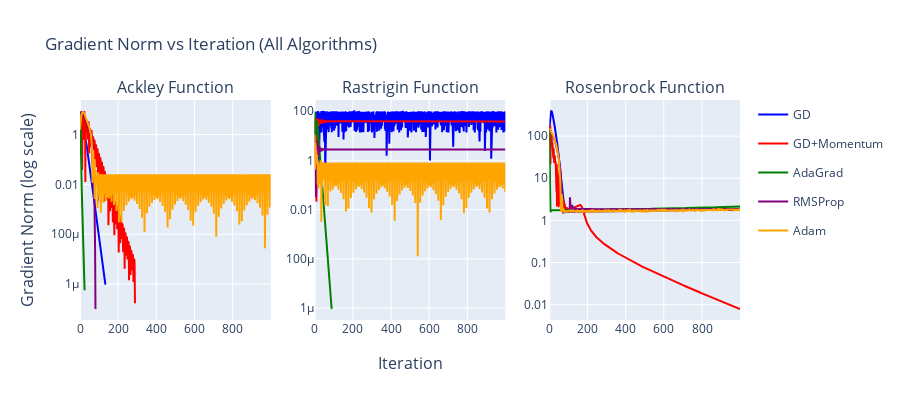

Notebook cell for this chart:
### Code cell
# Create gradient norm curves
fig = make_subplots(
    rows=1, cols=3,
    subplot_titles=['Ackley Function', 'Rastrigin Function', 'Rosenbrock Function'],
    x_title='Iteration',
    y_title='Gradient Norm (log scale)'
)

for col_idx, func_name in enumerate(['Ackley', 'Rastrigin', 'Rosenbrock'], start=1):
    for color_idx, (alg_name, result) in enumerate(all_results[func_name].items()):
        fig.add_trace(
            go.Scatter(
                x=list(range(len(result['gradient_norms']))),
                y=result['gradient_norms'],
                mode='lines',
                name=alg_name,
                line=dict(color=colors[color_idx]),
                legendgroup=alg_name,
                showlegend=(col_idx == 1)
            ),
            row=1, col=col_idx
        )

fig.update_yaxes(type="log")
fig.update_layout(
    height=400,
    title_text="Gradient Norm vs Iteration (All Algorithms)",
    hovermode='x unified'
)
fig.show()

### Figure 1 — Plotly figure (JSON) as saved in the notebook; plotly's stock layout.template omitted (floating-point values rounded to 4 significant figures; data arrays with more than 128 entries replaced by an {"elided": "..."} marker saying what was removed)
{"data": [{"legendgroup": "GD", "line": {"color": "blue"}, "mode": "lines", "name": "GD", "showlegend": true, "type": "scatter", "x": {"elided": "134 int values"}, "xaxis": "x", "y": {"elided": "134 float values"}, "yaxis": "y"}, {"legendgroup": "GD+Momentum", "line": {"color": "red"}, "mode": "lines", "name": "GD+Momentum", "showlegend": true, "type": "scatter", "x": {"elided": "289 int values"}, "xaxis": "x", "y": {"elided": "289 float values"}, "yaxis": "y"}, {"legendgroup": "AdaGrad", "line": {"color": "green"}, "mode": "lines", "name": "AdaGrad", "showlegend": true, "type": "scatter", "x": [0, 1, 2, 3, 4, 5, 6, 7, 8, 9, 10, 11, 12, 13, 14, 15, 16, 17, 18, 19, 20, 21, 22, 23, 24], "xaxis": "x", "y": [1.552, 1.716, 4.568, 2.521, 0.1464, 0.08088, 0.04251, 0.023, 0.01226, 0.006589, 0.003526, 0.001891, 0.001013, 0.0005431, 0.000291, 0.000156, 8.359e-05, 4.48e-05, 2.401e-05, 1.287e-05, 6.896e-06, 3.696e-06, 1.981e-06, 1.061e-06, 5.689e-07], "yaxis": "y"}, {"legendgroup": "RMSProp", "line": {"color": "purple"}, "mode": "lines", "name": "RMSProp", "showlegend": true, "type": "scatter", "x": [0, 1, 2, 3, 4, 5, 6, 7, 8, 9, 10, 11, 12, 13, 14, 15, 16, 17, 18, 19, 20, 21, 22, 23, 24, 25, 26, 27, 28, 29, 30, 31, 32, 33, 34, 35, 36, 37, 38, 39, 40, 41, 42, 43, 44, 45, 46, 47, 48, 49, 50, 51, 52, 53, 54, 55, 56, 57, 58, 59, 60, 61, 62, 63, 64, 65, 66, 67, 68, 69, 70, 71, 72, 73, 74, 75, 76, 77, 78, 79, 80, 81], "xaxis": "x", "y": [1.552, 3.234, 4.668, 5.797, 6.645, 7.255, 7.669, 7.923, 8.05, 8.076, 8.023, 7.91, 7.751, 7.558, 7.34, 7.106, 6.861, 6.611, 6.359, 6.108, 5.862, 5.62, 5.385, 5.158, 4.939, 4.729, 4.527, 4.335, 4.151, 3.976, 3.81, 3.652, 3.501, 3.358, 3.222, 3.093, 2.97, 2.853, 2.741, 2.634, 2.532, 2.434, 2.339, 2.248, 2.159, 2.073, 1.989, 1.906, 1.824, 1.744, 1.663, 1.583, 1.503, 1.422, 1.341, 1.258, 1.175, 1.091, 1.005, 0.9191, 0.8324, 0.7456, 0.6594, 0.5744, 0.4916, 0.4121, 0.3371, 0.268, 0.2059, 0.152, 0.1071, 0.07128, 0.04442, 0.02558, 0.01339, 0.006229, 0.002499, 0.0008245, 0.0002065, 3.344e-05, 2.106e-06, 1.003e-07], "yaxis": "y"}, {"legendgroup": "Adam", "line": {"color": "orange"}, "mode": "lines", "name": "Adam", "showlegend": true, "type": "scatter", "x": {"elided": "1000 int values"}, "xaxis": "x", "y": {"elided": "1000 float values"}, "yaxis": "y"}, {"legendgroup": "GD", "line": {"color": "blue"}, "mode": "lines", "name": "GD", "showlegend": false, "type": "scatter", "x": {"elided": "1000 int values"}, "xaxis": "x2", "y": {"elided": "1000 float values"}, "yaxis": "y2"}, {"legendgroup": "GD+Momentum", "line": {"color": "red"}, "mode": "lines", "name": "GD+Momentum", "showlegend": false, "type": "scatter", "x": {"elided": "1000 int values"}, "xaxis": "x2", "y": {"elided": "1000 float values"}, "yaxis": "y2"}, {"legendgroup": "AdaGrad", "line": {"color": "green"}, "mode": "lines", "name": "AdaGrad", "showlegend": false, "type": "scatter", "x": [0, 1, 2, 3, 4, 5, 6, 7, 8, 9, 10, 11, 12, 13, 14, 15, 16, 17, 18, 19, 20, 21, 22, 23, 24, 25, 26, 27, 28, 29, 30, 31, 32, 33, 34, 35, 36, 37, 38, 39, 40, 41, 42, 43, 44, 45, 46, 47, 48, 49, 50, 51, 52, 53, 54, 55, 56, 57, 58, 59, 60, 61, 62, 63, 64, 65, 66, 67, 68, 69, 70, 71, 72, 73, 74, 75, 76, 77, 78, 79, 80, 81, 82, 83, 84, 85, 86, 87, 88, 89], "xaxis": "x2", "y": [11.31, 9.899, 87.04, 72.36, 5.624, 8.083, 11.61, 16.34, 22.67, 29.68, 36.71, 40.66, 40.9, 37.93, 32.74, 27.67, 22.53, 18.33, 14.64, 11.73, 9.301, 7.403, 5.86, 4.651, 3.68, 2.916, 2.307, 1.827, 1.446, 1.145, 0.9059, 0.7171, 0.5675, 0.4492, 0.3555, 0.2814, 0.2227, 0.1762, 0.1395, 0.1104, 0.08737, 0.06915, 0.05473, 0.04332, 0.03428, 0.02713, 0.02147, 0.017, 0.01345, 0.01065, 0.008425, 0.006668, 0.005278, 0.004177, 0.003306, 0.002616, 0.002071, 0.001639, 0.001297, 0.001027, 0.0008125, 0.000643, 0.0005089, 0.0004028, 0.0003188, 0.0002523, 0.0001997, 0.000158, 0.0001251, 9.9e-05, 7.835e-05, 6.201e-05, 4.908e-05, 3.884e-05, 3.074e-05, 2.433e-05, 1.926e-05, 1.524e-05, 1.206e-05, 9.546e-06, 7.555e-06, 5.98e-06, 4.733e-06, 3.746e-06, 2.964e-06, 2.346e-06, 1.857e-06, 1.47e-06, 1.163e-06, 9.206e-07], "yaxis": "y2"}, {"legendgroup": "RMSProp", "line": {"color": "purple"}, "mode": "lines", "name": "RMSProp", "showlegend": false, "type": "scatter", "x": {"elided": "1000 int values"}, "xaxis": "x2", "y": {"elided": "1000 float values"}, "yaxis": "y2"}, {"legendgroup": "Adam", "line": {"color": "orange"}, "mode": "lines", "name": "Adam", "showlegend": false, "type": "scatter", "x": {"elided": "1000 int values"}, "xaxis": "x2", "y": {"elided": "1000 float values"}, "yaxis": "y2"}, {"legendgroup": "GD", "line": {"color": "blue"}, "mode": "lines", "name": "GD", "showlegend": false, "type": "scatter", "x": {"elided": "1000 int values"}, "xaxis": "x3", "y": {"elided": "1000 float values"}, "yaxis": "y3"}, {"legendgroup": "GD+Momentum", "line": {"color": "red"}, "mode": "lines", "name": "GD+Momentum", "showlegend": false, "type": "scatter", "x": {"elided": "1000 int values"}, "xaxis": "x3", "y": {"elided": "1000 float values"}, "yaxis": "y3"}, {"legendgroup": "AdaGrad", "line": {"color": "green"}, "mode": "lines", "name": "AdaGrad", "showlegend": false, "type": "scatter", "x": {"elided": "1000 int values"}, "xaxis": "x3", "y": {"elided": "1000 float values"}, "yaxis": "y3"}, {"legendgroup": "RMSProp", "line": {"color": "purple"}, "mode": "lines", "name": "RMSProp", "showlegend": false, "type": "scatter", "x": {"elided": "1000 int values"}, "xaxis": "x3", "y": {"elided": "1000 float values"}, "yaxis": "y3"}, {"legendgroup": "Adam", "line": {"color": "orange"}, "mode": "lines", "name": "Adam", "showlegend": false, "type": "scatter", "x": {"elided": "1000 int values"}, "xaxis": "x3", "y": {"elided": "1000 float values"}, "yaxis": "y3"}], "layout": {"annotations": [{"font": {"size": 16}, "showarrow": false, "text": "Ackley Function", "x": 0.1444, "xanchor": "center", "xref": "paper", "y": 1, "yanchor": "bottom", "yref": "paper"}, {"font": {"size": 16}, "showarrow": false, "text": "Rastrigin Function", "x": 0.5, "xanchor": "center", "xref": "paper", "y": 1, "yanchor": "bottom", "yref": "paper"}, {"font": {"size": 16}, "showarrow": false, "text": "Rosenbrock Function", "x": 0.8556, "xanchor": "center", "xref": "paper", "y": 1, "yanchor": "bottom", "yref": "paper"}, {"font": {"size": 16}, "showarrow": false, "text": "Iteration", "x": 0.5, "xanchor": "center", "xref": "paper", "y": 0, "yanchor": "top", "yref": "paper", "yshift": -30}, {"font": {"size": 16}, "showarrow": false, "text": "Gradient Norm (log scale)", "textangle": -90, "x": 0, "xanchor": "right", "xref": "paper", "xshift": -40, "y": 0.5, "yanchor": "middle", "yref": "paper"}], "height": 400, "hovermode": "x unified", "title": {"text": "Gradient Norm vs Iteration (All Algorithms)"}, "xaxis": {"anchor": "y", "domain": [0, 0.2889]}, "xaxis2": {"anchor": "y2", "domain": [0.3556, 0.6444]}, "xaxis3": {"anchor": "y3", "domain": [0.7111, 1]}, "yaxis": {"anchor": "x", "domain": [0, 1], "type": "log"}, "yaxis2": {"anchor": "x2", "domain": [0, 1], "type": "log"}, "yaxis3": {"anchor": "x3", "domain": [0, 1], "type": "log"}}}
